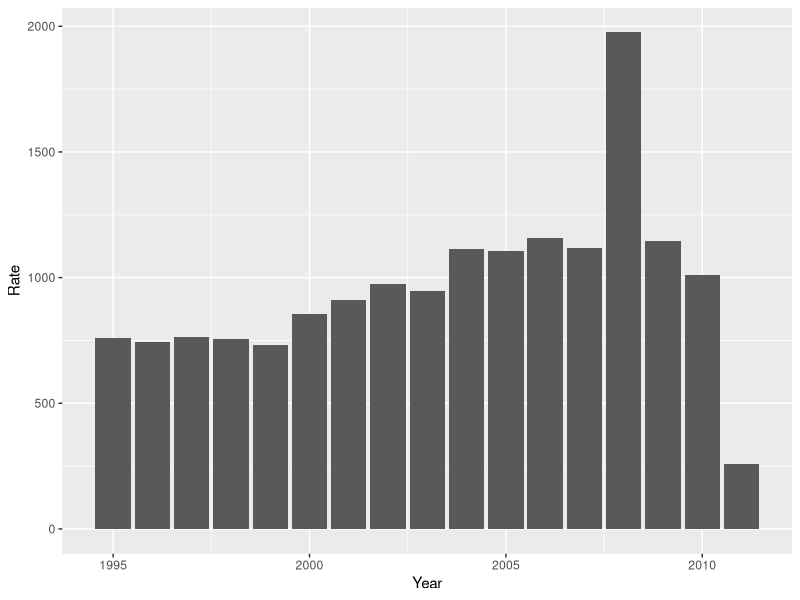
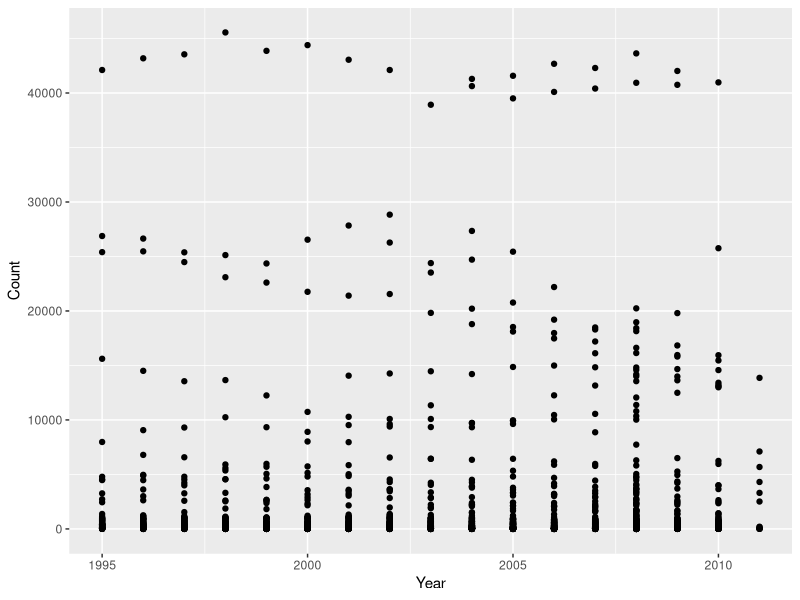
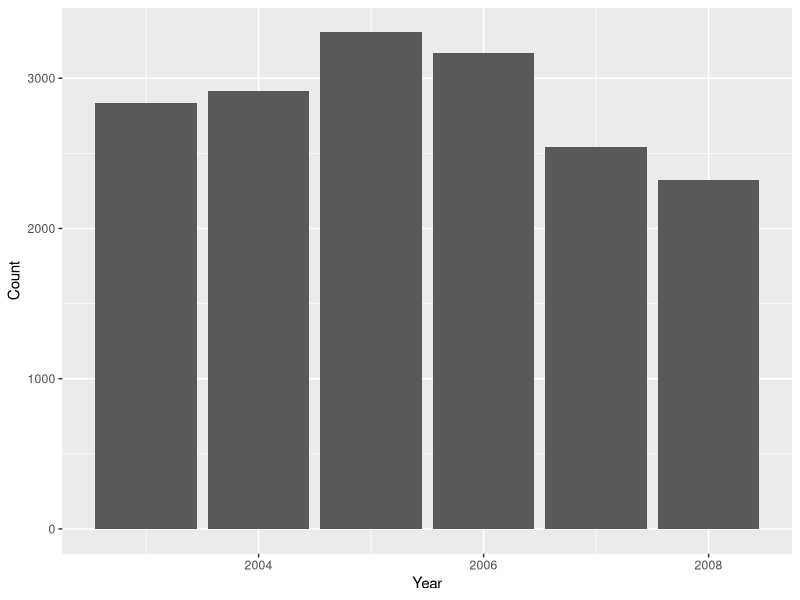
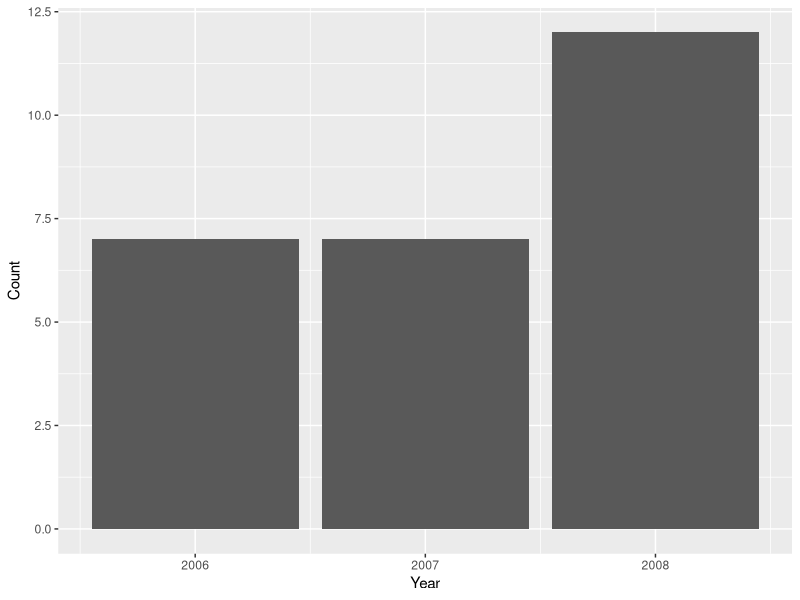
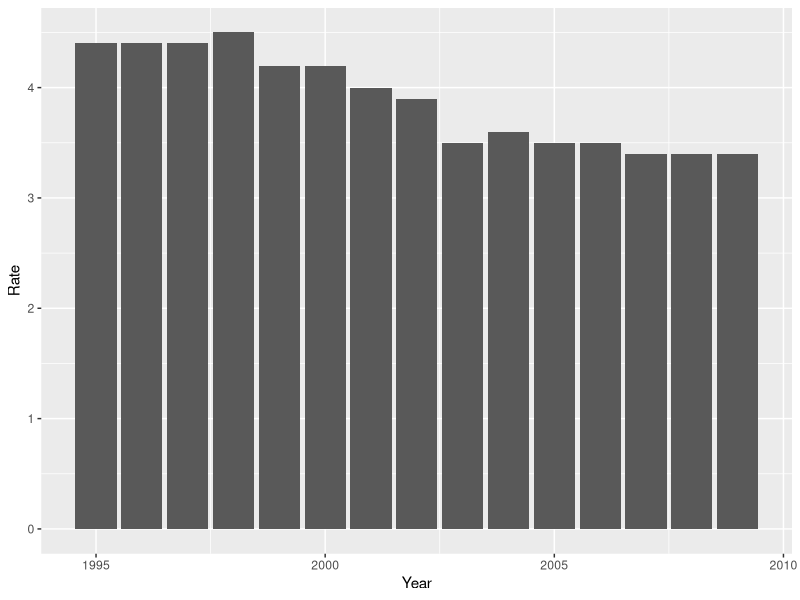
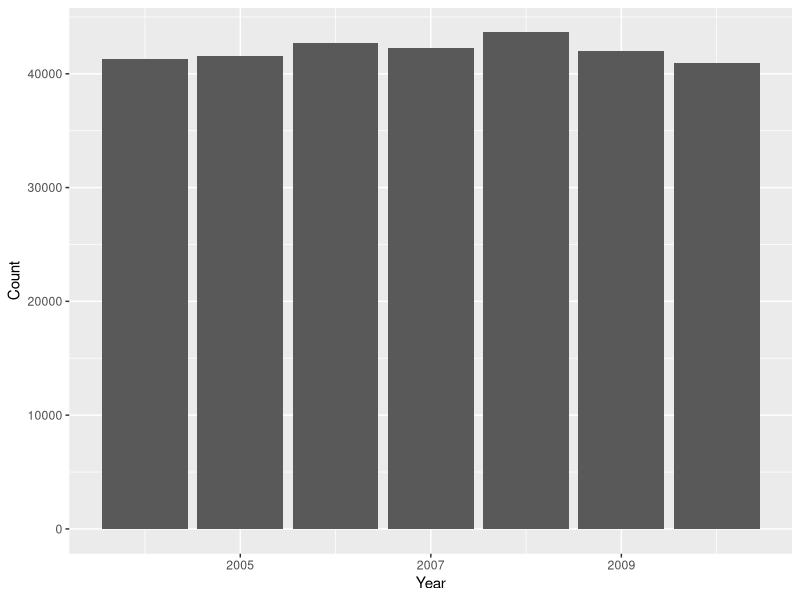

Generate these figures, in order, with R:
library(tidyverse)
library(readr) #Reading xlsx files 

library(ggplot2) # visualization 
library(scales) # visualization 
library(dplyr) # data manipulation
library(knitr)

setwd("Q:/Users/E_UCAR/Downloads")
getwd()

UNdata_Export_20171026_130851047 <- read_csv("UNdata_Export_20171026_130851047.csv")

View(UNdata_Export_20171026_130851047)

dim(UNdata_Export_20171026_130851047)

glimpse(UNdata_Export_20171026_130851047)

summary(UNdata_Export_20171026_130851047)

p1 <- ggplot(data = UNdata_Export_20171026_130851047, aes(x=Year, y=Rate))
p1 + geom_bar(stat="identity")

p3 <- ggplot(data = UNdata_Export_20171026_130851047, aes(x=Year, y=Count))
p3 + geom_point(stat = "identity")


filter1<- UNdata_Export_20171026_130851047 %>%
  group_by(`Country or Area`) %>%
  filter(`Country or Area`=="Turkey") %>%  ggplot(aes(x=Year, y = Count)) + geom_bar(stat = "identity")
filter1


filter2<- UNdata_Export_20171026_130851047 %>%
  group_by(`Country or Area`) %>%
  filter(`Country or Area`=="Luxembourg") %>%  ggplot(aes(x=Year, y = Count)) + geom_bar(stat = "identity")
filter2


filter3<- UNdata_Export_20171026_130851047 %>%
  group_by(`Country or Area`) %>%
  filter(`Country or Area`=="India") %>%  ggplot(aes(x=Year, y = Rate)) + geom_bar(stat = "identity")
filter3


filter4<- UNdata_Export_20171026_130851047 %>%
  group_by(`Country or Area`) %>%
  filter(`Country or Area`=="Brazil") %>%  ggplot(aes(x=Year, y = Count)) + geom_bar(stat = "identity")
filter4
